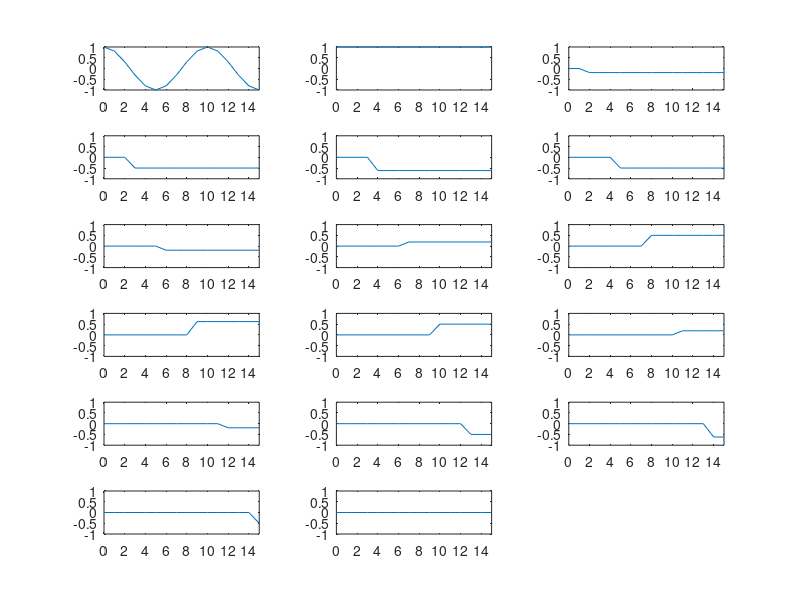

The MATLAB source for this figure:
mas = cos(0 : 3 * pi / 15 : 3 * pi)
d = zeros(16, 16);
t = 0 : 1 : 15;

subplot(6, 3, 1);
plot(t, mas);
xlim([0; 15]);
ylim([-1; 1]);

for i = 1 : 16
    for j = 1 : 16
        if(i ~= 1)
            if(i < j)
                d(i, j) = mas(i) - mas(i - 1);
            else
                d(i, j) = 0;
            end
        else
            d(i, j) = mas(i);
        end
   
    end
    
    subplot(6, 3, i + 1);
    plot(t, d(i, :));
    xlim([0; 15]);
    ylim([-1; 1]);
end
